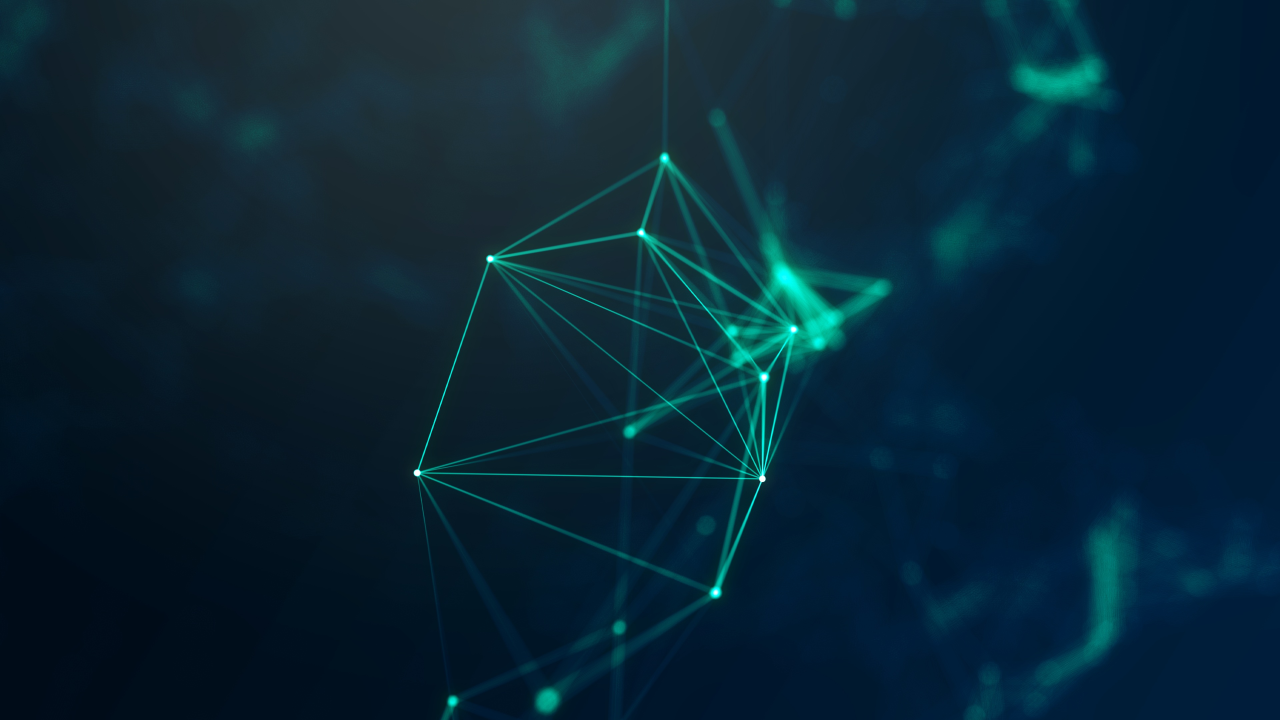
#> input picture EJERCICIO  1/WORKFLOW 2/fondos/fondo3.jpg, 3840 x 2160 px (shown at 1/3 size); its folder holds only this picture in this run
$ python -i colorOff.py   (imports and definitions only)
#> lines starting #> are read from the running program, lines starting #| are printed output that depends on the picture
from tkinter import *
from tkinter import filedialog
from PIL import Image
from PIL import ImageTk
import cv2
import imutils
import numpy as np
import colorsys

#metodo para cargar la imagen
def elegir_imagen():
    # Especificar los tipos de archivos, para elegir solo a las imágenes
    path_image = filedialog.askopenfilename(filetypes = [
        ("image", ".jpeg"),
        ("image", ".png"),
        ("image", ".jpg")])
#> the answer given: ../EJERCICIO  1/WORKFLOW 2/fondos/fondo3.jpg

    if len(path_image) > 0:
        global image
        global image1

        # Leer la imagen de entrada y la redimensionamos
        image = cv2.imread(path_image)
#> image is the input picture: shape (2160, 3840, 3); mean B, G, R 52.5, 37.1, 8.4
        image1 = cv2.imread(path_image)
        image = imutils.resize(image, height=480)
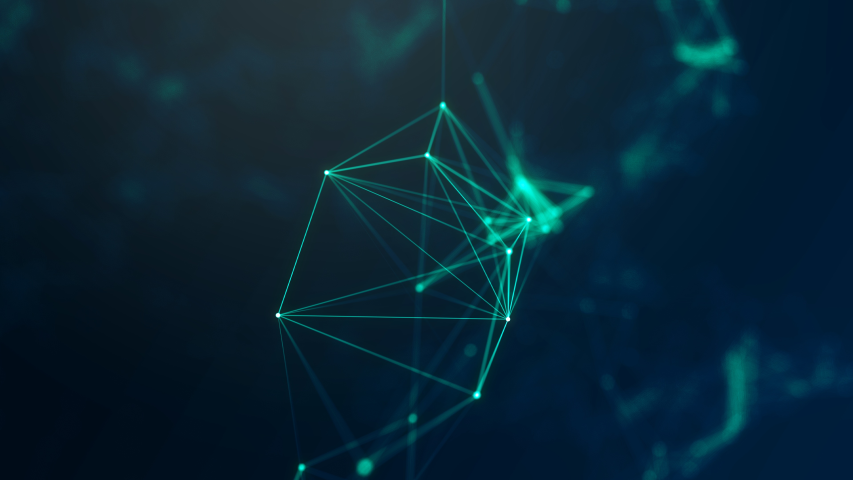
#> image: shape (480, 853, 3); mean B, G, R 52.5, 37.1, 8.4

        # Para visualizar la imagen de entrada en la GUI
        imageToShow = imutils.resize(image, width=280)
        imageToShow = cv2.cvtColor(imageToShow, cv2.COLOR_BGR2RGB)
        image1 = cv2.cvtColor(image1, cv2.COLOR_BGR2RGB)
        im = Image.fromarray(imageToShow)
        img = ImageTk.PhotoImage(image = im)

#> (the run stopped early here; a loop or call above may not have finished)

$ run again, on EJERCICIO  1/WORKFLOW 2/fondos/fondo4_3.jpg
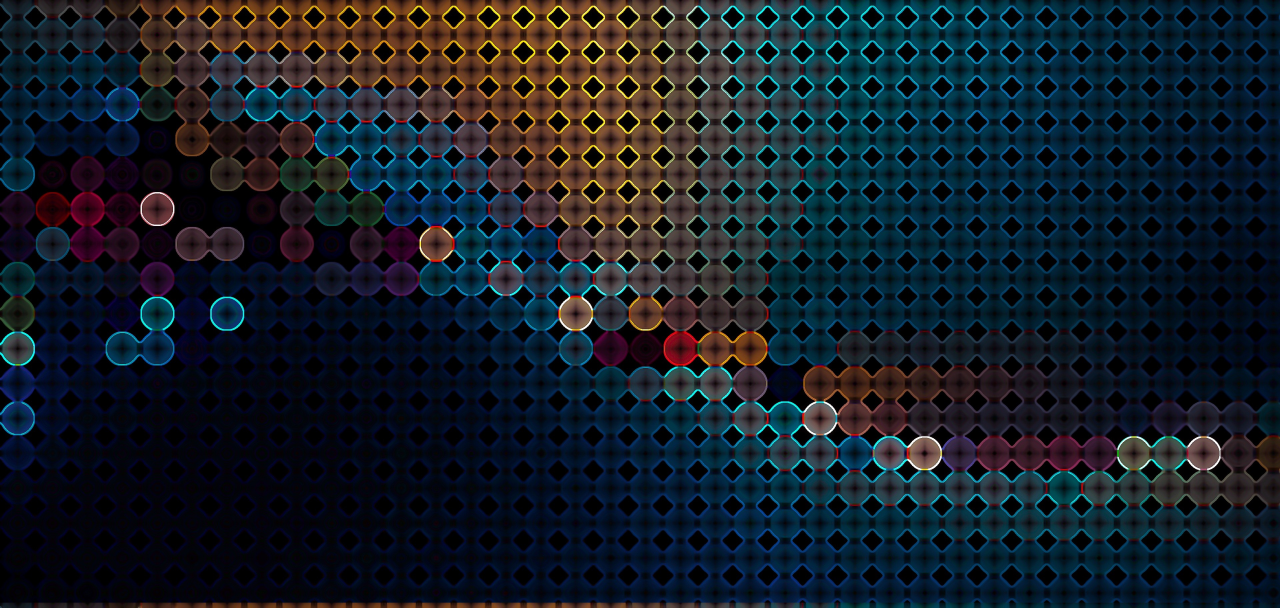
#> input picture EJERCICIO  1/WORKFLOW 2/fondos/fondo4_3.jpg, 3840 x 1822 px (shown at 1/3 size)
#> in elegir_imagen, image is the input picture: shape (1822, 3840, 3); mean B, G, R 39.5, 30.2, 21.3
#> in elegir_imagen, `image = imutils.resize(image, height=480)`:
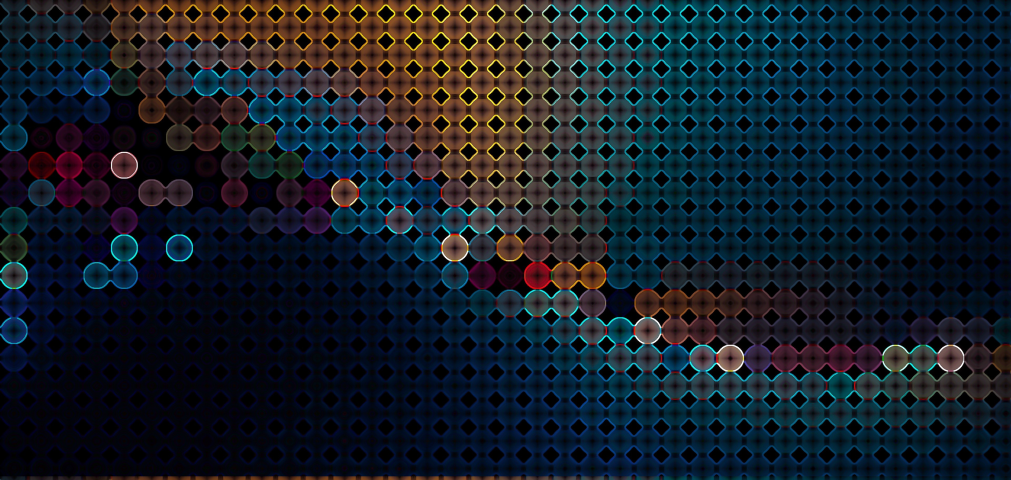
#> image: shape (480, 1011, 3); mean B, G, R 39.5, 30.2, 21.3
#> in elegir_imagen, `imageToShow = imutils.resize(image, width=280)`:
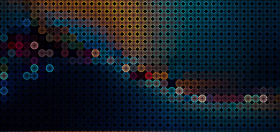
#> imageToShow: shape (132, 280, 3); mean B, G, R 39.5, 30.2, 21.3

$ run again, on EJERCICIO  1/WORKFLOW 2/fondos/fondo4_4.jpg
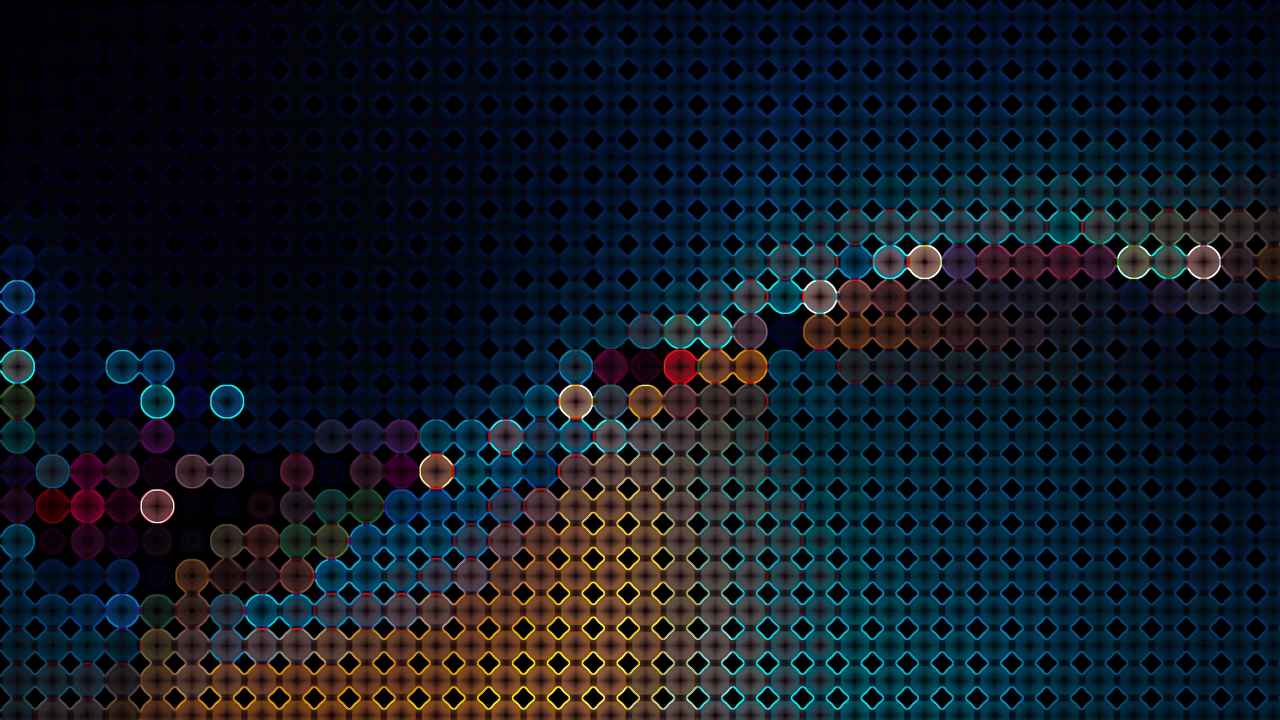
#> input picture EJERCICIO  1/WORKFLOW 2/fondos/fondo4_4.jpg, 3840 x 2160 px (shown at 1/3 size)
#> in elegir_imagen, image is the input picture: shape (2160, 3840, 3); mean B, G, R 37.1, 27, 18.1
#> in elegir_imagen, `image = imutils.resize(image, height=480)`:
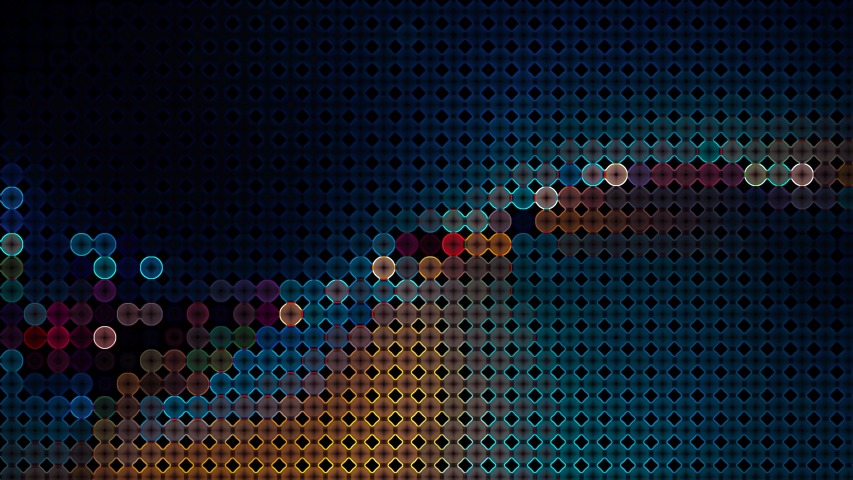
#> image: shape (480, 853, 3); mean B, G, R 37.1, 27, 18.1
#> in elegir_imagen, `imageToShow = imutils.resize(image, width=280)`:
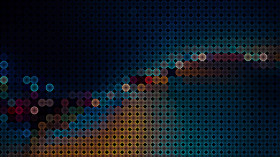
#> imageToShow: shape (157, 280, 3); mean B, G, R 37.1, 27, 18.1

$ run again, on EJERCICIO  1/WORKFLOW 2/fondos/fondo4_7.jpg
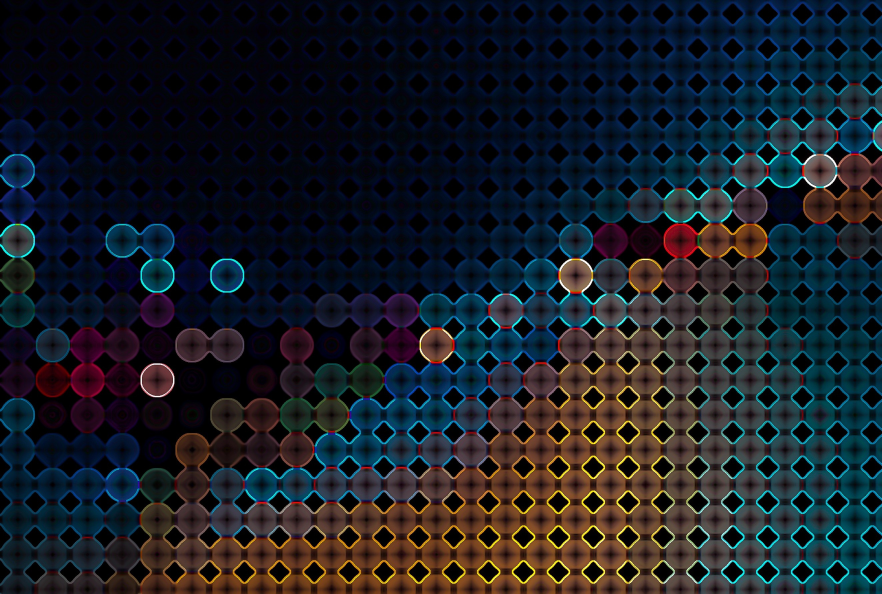
#> input picture EJERCICIO  1/WORKFLOW 2/fondos/fondo4_7.jpg, 2646 x 1782 px (shown at 1/3 size)
#> in elegir_imagen, image is the input picture: shape (1782, 2646, 3); mean B, G, R 38.1, 31, 26.4
#> in elegir_imagen, `image = imutils.resize(image, height=480)`:
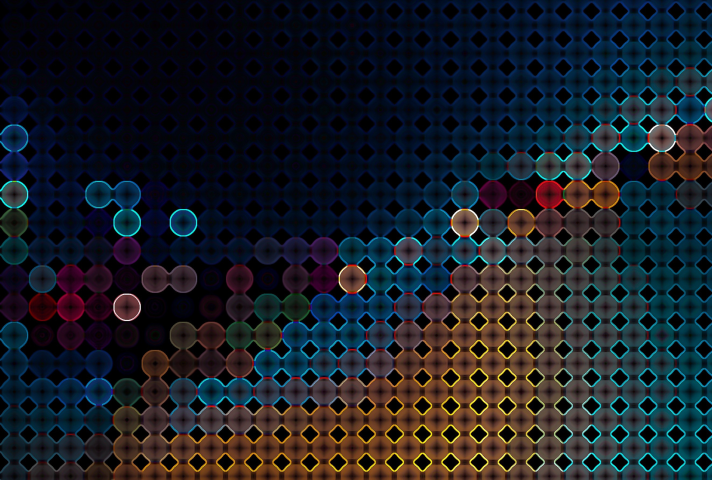
#> image: shape (480, 712, 3); mean B, G, R 38.1, 31, 26.4
#> in elegir_imagen, `imageToShow = imutils.resize(image, width=280)`:
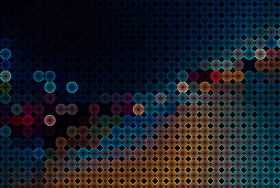
#> imageToShow: shape (188, 280, 3); mean B, G, R 38.1, 31, 26.4
